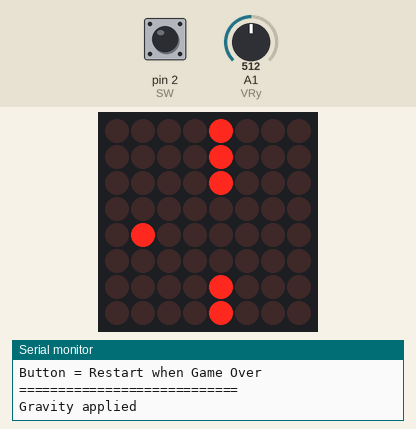
The sketch below on a simulated Arduino Uno, built with avr-gcc and run on an emulated ATmega328P. On the bench: 8×8 LED matrix, the last lines printed to the serial monitor. Inputs (shaded band) come from the test bench; at power-on: A1 (VRy) = 512, pin 2 (SW) HIGH. Random numbers use the default seed unless the sketch sets one.

Above: at 1.3 s.
1.4 s: A1 (VRy) set to 306
At 1.59 s:
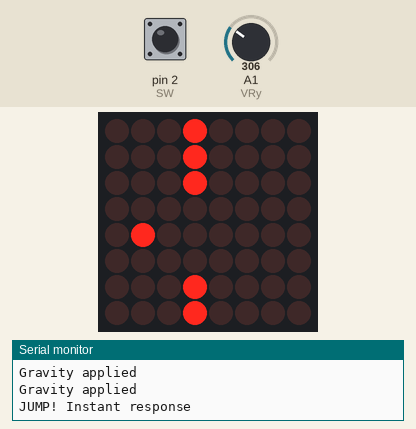
3.6 s: pin 2 (SW) pulled LOW for 0.15 s
At 4.02 s:
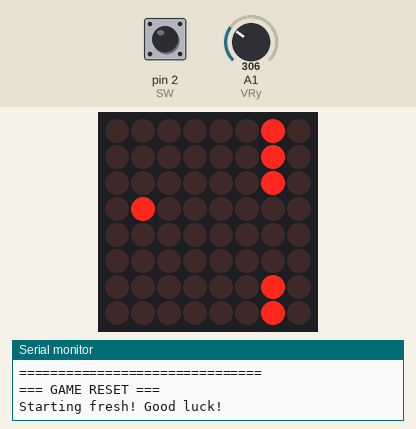
4.3 s: A1 (VRy) set to 716
At 4.72 s:
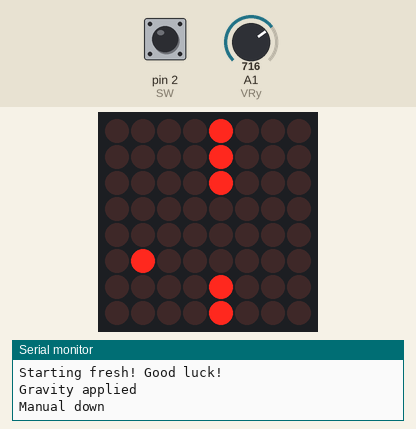
6.7 s: pin 2 (SW) pulled LOW for 3.2 s
At 7.07 s:
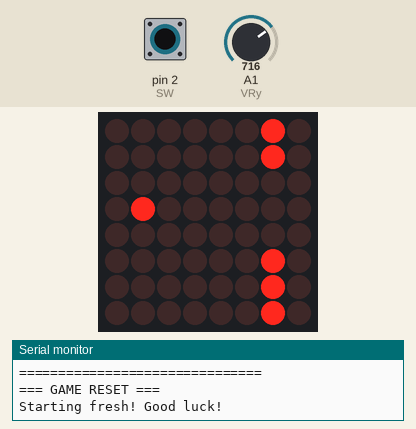
10.5 s: A1 (VRy) set to 122
At 11.87 s:
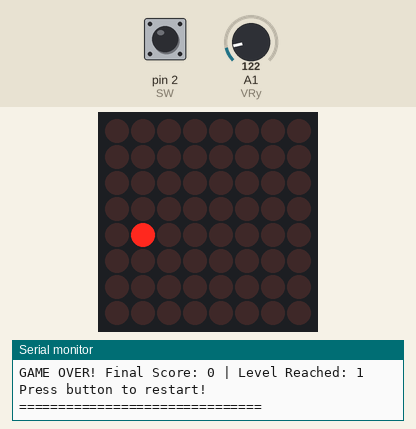
13.2 s: pin 2 (SW) pulled LOW for 1 s
At 13.57 s:
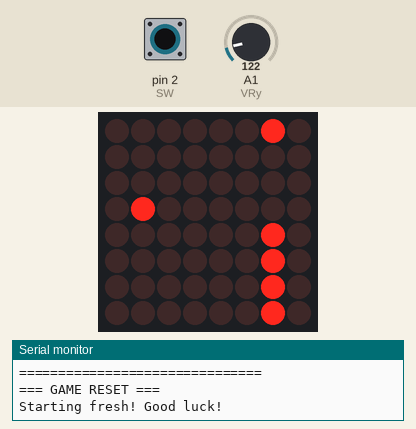
Timing chart, 0 to 15.8 s (numbered marks = the images above; inputs shaded):
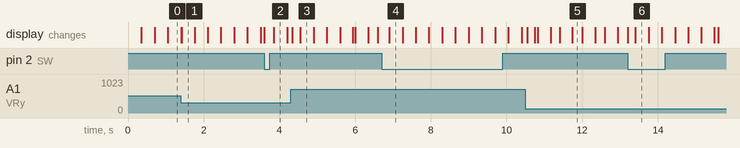

The sketch:

flappy_bird.ino
```cpp
#include <LedControl.h>

// Function declarations (Arduino needs these)
void updateGame();
void handleInput();
void drawFrame();
void newObstacle();
void showGameOver();
void resetGame();

// MAX7219 connections
LedControl lc = LedControl(12, 10, 11, 1);

// Joystick pins
const int VRy = A1;   // vertical axis
const int SW  = 2;    // button

// Bird
int birdRow = 3;       // start middle
const int birdCol = 1; // bird stays static in column 1

// Obstacles
int obstacleCol = 7;
int gapRow;
bool gameOver = false;

// Score and difficulty system
int score = 0;
int baseGameSpeed = 350;        // Starting speed (changed to 350)
int currentGameSpeed = 350;     // Current speed (will decrease = faster)
const int speedIncrease = 50;   // Speed increase every 10 obstacles (50ms faster)
const int obstaclesPerLevel = 5; // Obstacles needed to level up (changed from 10 to 5)

// Timing - SEPARATE input from game speed
unsigned long lastUpdate = 0;
unsigned long lastInputCheck = 0;
const int inputSpeed = 50;      // Check input every 50ms (fast response)

// Gravity system
unsigned long lastGravity = 0;
const int gravityDelay = 500; // ms between gravity pulls (300-800 range)

// Jump system
const int jumpHeight = 1;     // How many rows bird jumps (1-2)
const int gravityPause = 400; // ms gravity is paused after jump (200-600)

// Joystick calibration
int yCenter = 512;
const int DEADZONE = 100;
bool lastUp = false;
bool lastDown = false;  // Add down control

void setup() {
  lc.shutdown(0, false);
  lc.setIntensity(0, 8);
  lc.clearDisplay(0);
  pinMode(SW, INPUT_PULLUP);
  randomSeed(analogRead(A0));

  // Calibrate joystick center
  long sum = 0;
  for (int i = 0; i < 10; i++) {
    sum += analogRead(VRy);
    delay(5);
  }
  yCenter = sum / 10;

  newObstacle();

  // Debugging
  Serial.begin(9600);
  Serial.println("=== FLAPPY BIRD CONTROLS ===");
  Serial.println("UP = Jump | DOWN = Manual Down");
  Serial.println("Button = Restart when Game Over");
  Serial.println("============================");
}

void loop() {
  if (gameOver) {
    showGameOver();
    if (digitalRead(SW) == LOW) {
      resetGame();
      delay(200); // debounce
    }
    return;
  }

  // Check input FREQUENTLY (every 50ms) - independent of game speed
  if (millis() - lastInputCheck >= inputSpeed) {
    lastInputCheck = millis();
    handleInput();
  }

  // Update game logic at current game speed
  if (millis() - lastUpdate >= currentGameSpeed) {
    lastUpdate = millis();
    updateGame();
  }
}

void handleInput() {
  int yVal = analogRead(VRy);

  // Manual control - bird only moves when you move joystick
  bool upPressed = (yVal < yCenter - DEADZONE);
  bool downPressed = (yVal > yCenter + DEADZONE);

  // Move bird up (once per press) - INSTANT RESPONSE
  if (upPressed && !lastUp) {
    birdRow -= jumpHeight;
    if (birdRow < 0) birdRow = 0;  // Don't go above top
    lastGravity = millis() - gravityDelay + gravityPause; // Pause gravity
    Serial.println("JUMP! Instant response");
    drawFrame(); // Immediate visual update
  }

  // Move bird down (once per press)
  if (downPressed && !lastDown) {
    birdRow++;
    if (birdRow > 7) birdRow = 7;  // Don't go below bottom
    Serial.println("Manual down");
    drawFrame(); // Immediate visual update
  }

  // Update previous states
  lastUp = upPressed;
  lastDown = downPressed;
}

void updateGame() {
  // Apply gravity ONLY if enough time passed
  if (millis() - lastGravity >= gravityDelay) {
    birdRow++; // Gravity pulls down
    lastGravity = millis();
    Serial.println("Gravity applied");
  }

  // Check boundaries for game over
  if (birdRow <= 0 || birdRow >= 7) {
    gameOver = true;
    return;
  }

  // Move obstacle left
  obstacleCol--;

  // Collision check
  if (obstacleCol == birdCol) {
    if (birdRow < gapRow || birdRow > gapRow + 2) {
      gameOver = true;
      return;
    } else {
      // Bird successfully passed through obstacle!
      score++;
      Serial.print("SCORE: ");
      Serial.print(score);

      // Check if we need to increase difficulty
      if (score % obstaclesPerLevel == 0) {
        currentGameSpeed -= speedIncrease;  // Decrease delay = faster game
        if (currentGameSpeed < 100) currentGameSpeed = 100; // Minimum speed limit

        int level = score / obstaclesPerLevel;
        Serial.print(" | LEVEL UP! Level ");
        Serial.print(level);
        Serial.print(" | Speed: ");
        Serial.print(currentGameSpeed);
        Serial.println("ms");
      } else {
        Serial.println("");
      }
    }
  }

  // New obstacle
  if (obstacleCol < 0) {
    obstacleCol = 7;
    newObstacle();
  }

  drawFrame();
}

void drawFrame() {
  lc.clearDisplay(0);

  // Draw bird
  lc.setLed(0, birdRow, birdCol, true);

  // Draw obstacle with gap
  for (int r = 0; r < 8; r++) {
    if (r < gapRow || r > gapRow + 2) {
      lc.setLed(0, r, obstacleCol, true);
    }
  }
}

void newObstacle() {
  // Gap positioning (adjust difficulty)
  gapRow = random(1, 4);  // Range 1-3 (easier: 0-4, harder: 2-3)
}

void showGameOver() {
  lc.clearDisplay(0);
  // Blink bird position
  lc.setLed(0, birdRow, birdCol, (millis() / 300) % 2);

  // Print final score (only once when game over starts)
  static bool scorePrinted = false;
  if (!scorePrinted) {
    Serial.println("===============================");
    Serial.print("GAME OVER! Final Score: ");
    Serial.print(score);
    Serial.print(" | Level Reached: ");
    Serial.println(score / obstaclesPerLevel + 1);
    Serial.println("Press button to restart!");
    Serial.println("===============================");
    scorePrinted = true;
  }

  // Reset flag when restarting
  if (digitalRead(SW) == LOW) {
    scorePrinted = false;
  }
}

void resetGame() {
  birdRow = 3;
  obstacleCol = 7;
  score = 0;                        // Reset score
  currentGameSpeed = baseGameSpeed; // Reset speed
  newObstacle();
  gameOver = false;
  lastGravity = millis(); // Reset gravity timer
  lc.clearDisplay(0);
  Serial.println("=== GAME RESET ===");
  Serial.println("Starting fresh! Good luck!");
}
```
